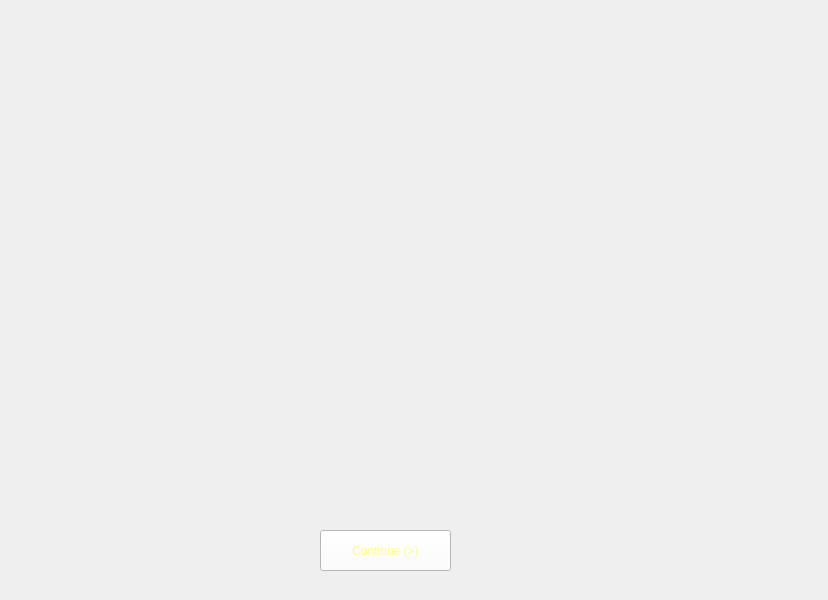
<?xml version="1.0" encoding="UTF-8"?>
<ui version="4.0">
 <class>pantalla2</class>
 <widget class="QWidget" name="pantalla2">
  <property name="geometry">
   <rect>
    <x>0</x>
    <y>0</y>
    <width>828</width>
    <height>600</height>
   </rect>
  </property>
  <property name="windowTitle">
   <string>Form</string>
  </property>
  <property name="styleSheet">
   <string notr="true">background-image: url(:/Sprite/game_objects/pantalla2new.png);</string>
  </property>
  <widget class="QPushButton" name="pushButton">
   <property name="geometry">
    <rect>
     <x>320</x>
     <y>530</y>
     <width>131</width>
     <height>41</height>
    </rect>
   </property>
   <property name="styleSheet">
    <string notr="true">font: 75 10pt &quot;MS Shell Dlg 2&quot;;
color: rgb(255, 255, 127);
background-color: rgb(255, 255, 255);</string>
   </property>
   <property name="text">
    <string>Continue (&gt;)</string>
   </property>
  </widget>
 </widget>
 <resources/>
 <connections/>
</ui>
